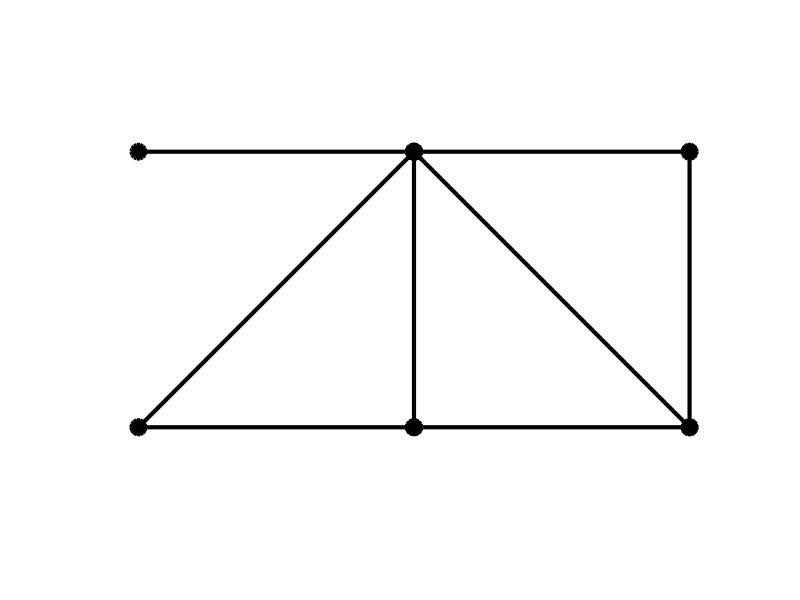

MATLAB code for this plot: (Note: this script raises an error after producing the figure.)
clear; close all; clc
%{
d/dxi(A·sigma(xi)) = rho·A·d^2i/dxi^2
%}

% Parameters
E = 1e7;
A = 1.5;
rho = 2.6e-4;
 
% Node coordinates
p = [0  0 40 40 80 80;
     0 40  0 40  0 40];
number_of_nodes = size(p, 2);
 
% Connectivity
t = [1 3;
     1 4;
     2 4;
     3 4;
     3 5;
     4 5;
     4 6;
     5 6];
number_of_elements = size(t, 1);
 
% c
c = A * E;
 
% Initialization of K and F
K = zeros(2 * number_of_nodes);
M = zeros(2 * number_of_nodes);
F = zeros(2 * number_of_nodes, 1);
 
% Calculation of Ke & assembly of K 
for e = 1 : number_of_elements
   nodes = t(e, :);
   dofs = reshape([2 * nodes - 1; 2 * nodes], 1, 2 * numel(nodes));
   node_coords = p(:, t(e,:));
   n = diff(node_coords, 1, 2);
   n = n / norm(n);
   Q = [n(1) n(2) 0    0;
        0    0    n(1) n(2)];
   local_coords = Q * node_coords(:);
   P = [ones(1, 2); local_coords'];
   length_of_element = abs(det(P));
   C = inv(P);
   grads_phis = C(:, 2);
   Ke = Q' * grads_phis * A * E * grads_phis' * length_of_element * Q;
   
   % Local shape functions
   phi_1 = @(x) C(1, 1) + C(1, 2) * x;
   phi_2 = @(x) C(2, 1) + C(2, 2) * x;
   
   a = local_coords(1);
   b = local_coords(2);
 
   int_Phi = [integral(@(x)phi_1(x) .* phi_1(x), a, b) 0 integral(@(x)phi_1(x) .* phi_2(x), a, b) 0;
              0 integral(@(x)phi_1(x) .* phi_1(x), a, b) 0 integral(@(x)phi_1(x) .* phi_2(x), a, b);
              integral(@(x)phi_1(x) .* phi_2(x), a, b) 0 integral(@(x)phi_2(x) .* phi_2(x), a, b) 0;
              0 integral(@(x)phi_1(x) .* phi_2(x), a, b) 0 integral(@(x)phi_2(x) .* phi_2(x), a, b)];
  
   Me = int_Phi * rho * A;
 
   K(dofs, dofs) = K(dofs, dofs) + Ke;
   M(dofs, dofs) = M(dofs, dofs) + Me;   
end

% Dirichlet boundary
Dirichlet = [1 2];
doffs_Dirichlet = [Dirichlet * 2 - 1, Dirichlet * 2];
K(doffs_Dirichlet, :) = 0;
M(doffs_Dirichlet, :) = 0;
M(doffs_Dirichlet, doffs_Dirichlet) = eye(numel(doffs_Dirichlet));
 
% Sort eigenvalues & eigenvectors
[a, lambda] = eig(M \ K);
[~, permutation] = sort(diag(lambda));
lambda = lambda(permutation, permutation);
a = a(:, permutation);
 
% Angle frequencies
omega = sqrt(lambda);
 
% Frequencies 
frequencies = diag(omega / (2 * pi));
sprintf('f = %.1f Hz\n', frequencies)
 
% Plotting
set(gcf, 'color', 'w')
mode = 5;
gain = 3.5;
t_end = 3 * 2 * pi / omega(mode, mode); % 3 periods
has_been_plot = false;
for time_step = 0 : t_end / 2.5e2 : t_end
    amp = a(:, mode)' * exp(1i * omega(mode, mode) * time_step);
    amp = reshape(amp, 2, number_of_nodes);
    pnew = p + gain * imag(amp);
    if ~has_been_plot
        has_been_plot = true;
        hold on
        for e = 1 : number_of_elements
            nodes = t(e, :);
            h = plot(p(1, nodes), p(2, nodes), 'b--');
            g(e) = plot(pnew(1, nodes), pnew(2, nodes), 'k-o',...
            'MarkerFaceColor', 'k', 'MarkerSize', 10, 'LineWidth', 3);
        end
        axis equal
        axis([-5 85 -5 45])
        axis off
    else
        for e = 1 : number_of_elements
            nodes = t(e, :);
            g(e).XData = pnew(1, nodes);
            g(e).YData = pnew(2, nodes);
        end
    end
    drawnow    
end